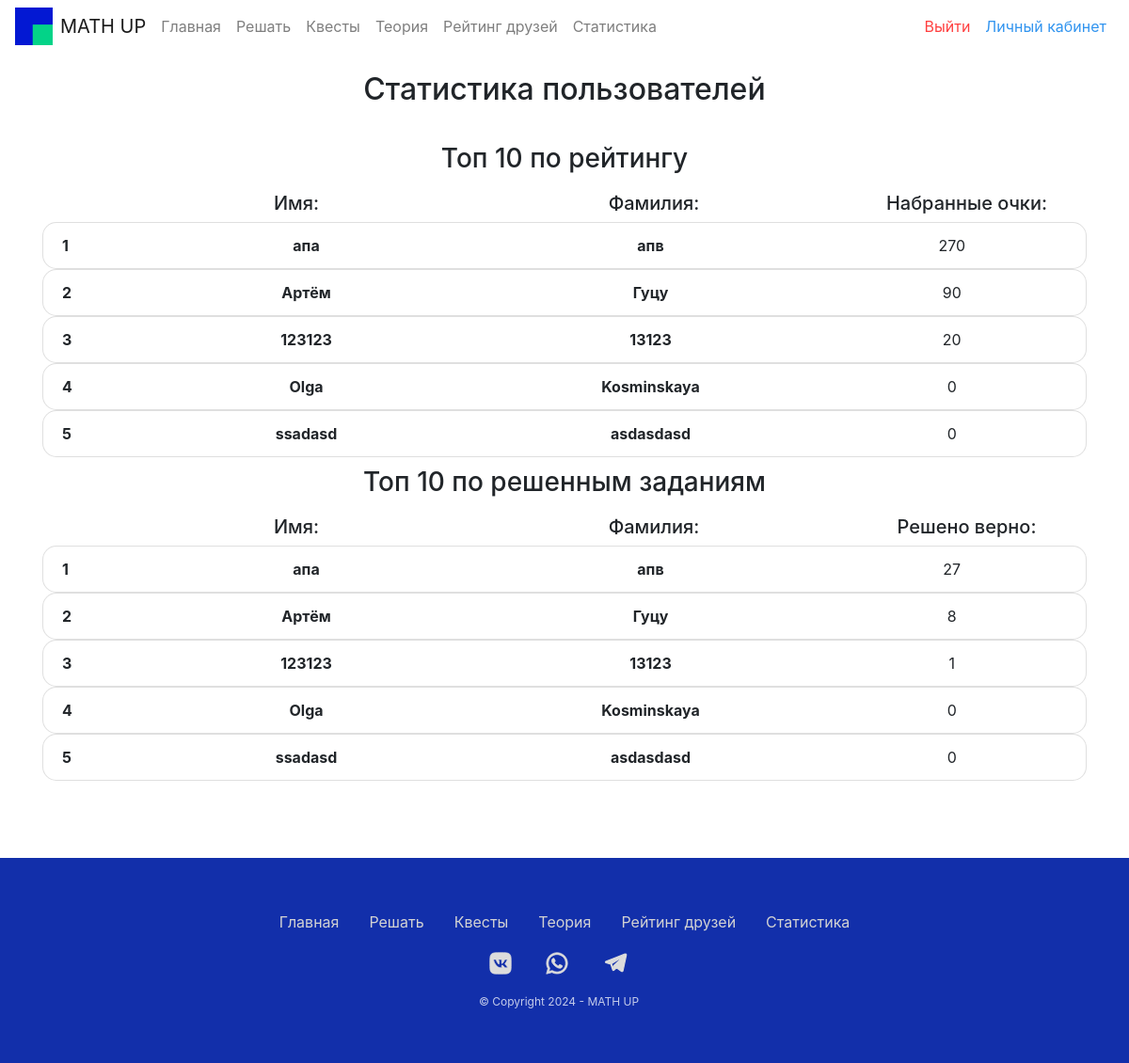
/stats (signed in), run on the app's committed database.
### data/user.py (models this page shows, shortened)
class User(SqlAlchemyBase, UserMixin):
    __tablename__ = 'users'
    id = sa.Column(sa.Integer, primary_key=True, autoincrement=True)
    name = sa.Column(sa.String)
    surname = sa.Column(sa.String)
    email = sa.Column(sa.String, index=True)
    hashed_password = sa.Column(sa.String)
    rating = sa.Column(sa.Integer, default=0)
    friends = sa.Column(sa.String)
    user_count_tasks = sa.Column(sa.Integer, default=0)
    user_count_correctly= sa.Column(sa.Integer, default=0)

### pages/stats.py (the view)
@app.route("/stats")
def stats_page():
    db_sess = db_session.create_session()
    return render_template(
        'stats.html',
        top_users_by_answers=db_sess.query(User).order_by(desc(User.user_count_correctly)).limit(10).all(),
        top_users_by_rating=db_sess.query(User).order_by(desc(User.rating)).limit(10).all(),
    )

### data/db_session.py (called while the page is built)
def create_session() -> Session:
    global __factory
    return __factory()

### pages/login.py (called while the page is built)
@login_manager.user_loader
def load_usser(user_id):
    db_sess = db_session.create_session()
    return db_sess.query(User).get(user_id)

### templates/stats.html
{% extends "base.html" %}
{% block content %}
<div class="container">
    <header class="stats_header">
        <div class="container">
            <div class="row">
                <div class="col-12">
                    <h2 class="text-center">Статистика пользователей</h2>
                </div>
            </div>
        </div>
    </header>
    <div class="stat_charact">
        <div class="row">
            <div class="col-12">
                <h3 class="text-center">Топ 10 по рейтингу</h3>
            </div>
        </div>
    </div>
    {% set top_score_users_names = ['заглушка', 'Егор', 'Ваня', 'Саша', 'Гриша', 'Саша', 'Дима', 'Леша', 'Никита', 'Андрей', 'Богдан'] %}
    {% set top_score_users_surnames = ['заглушка', 'Софронов', 'Кузнецов', 'Ермаков', 'Попов', 'Власов', 'Блохин', 'Калашников', 'Юдин', 'Архипов', 'Кравцов'] %}
    {% set top_score_users_value = ['заглушка', 100021, 53043, 30000, 20400, 14500, 10532, 8042, 7646, 5252, 5200] %}
    <div class="row">
        <div class="col-1"></div>
        <div class="col-4 text-center"><h5>Имя:</h5></div>
        <div class="col-4 text-center"><h5>Фамилия:</h5></div>
        <div class="col-3 text-center"><h5>Набранные очки:</h5></div>
    </div>
    {% for user in top_users_by_rating %}
    <ol class="list-group list-group-numbered">
        <li class="list-group-item">
            <div class="row">
                <div class="col-1"><b>{{ loop.index }}</b></div>
                <div class="col-4 text-center"><b>{{ user.name }}</b></div>
                <div class="col-4 text-center"><b>{{ user.surname }}</b></div>
                <div class="col-3 text-center">{{ user.rating }}</div>
            </div>
        </li>
    </ol>
    {% endfor %}
    <div class="stat_charact">
        <div class="row">
            <div class="col-12">
                <h3 class="text-center">Топ 10 по решенным заданиям</h3>
            </div>
        </div>
    </div>
    <div class="row">
        <div class="col-1"></div>
        <div class="col-4 text-center"><h5>Имя:</h5></div>
        <div class="col-4 text-center"><h5>Фамилия:</h5></div>
        <div class="col-3 text-center"><h5>Решено верно:</h5></div>
    </div>
    {% for user in top_users_by_answers %}
    <ol class="list-group list-group-numbered">
        <li class="list-group-item">
            <div class="row">
                <div class="col-1"><b>{{ loop.index }}</b></div>
                <div class="col-4 text-center"><b>{{ user.name }}</b></div>
                <div class="col-4 text-center"><b>{{ user.surname }}</b></div>
                <div class="col-3 text-center">{{ user.user_count_correctly }}</div>
            </div>
        </li>
    </ol>
    {% endfor %}
</div>
{% endblock %}

### static/css/style.css (style rules this page uses)
html { position: relative; min-height: 100%; }
.list-group { border-radius: 15px; }
.stats_header { padding: 20px 0; }
.stat_charact { padding: 10px 0; }

### data on the page
User: name "апа", surname "апв", rating "270", user_count_correctly "27"
User: name "Артём", surname "Гуцу", rating "90", user_count_correctly "8"
User: name "123123", surname "13123", rating "20", user_count_correctly "1"
User: name "Olga", surname "Kosminskaya", rating "0", user_count_correctly "0"
User: name "ssadasd", surname "asdasdasd", rating "0", user_count_correctly "0"
